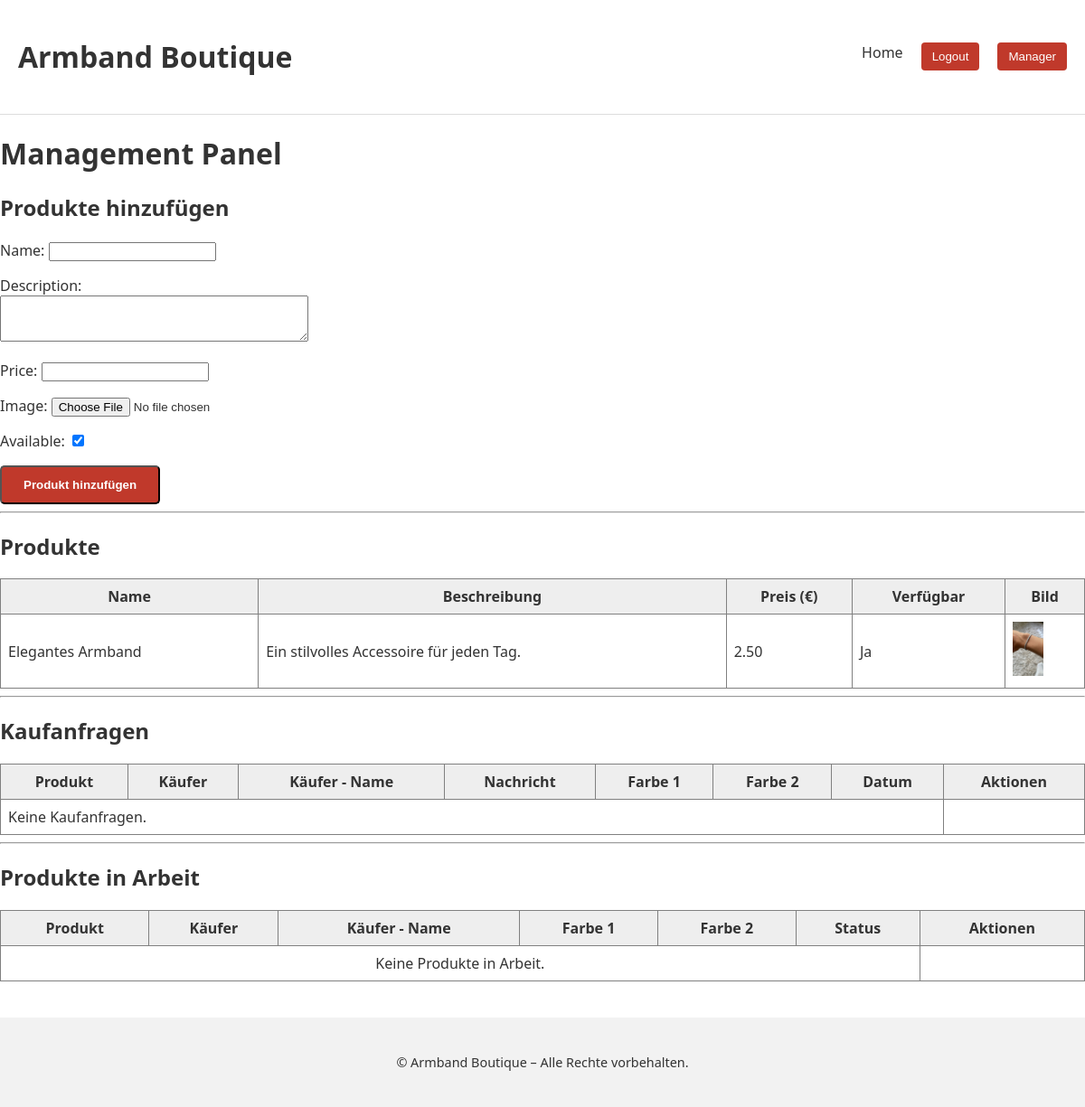
/manager/ (signed in), run on an earlier commit of the app's database.
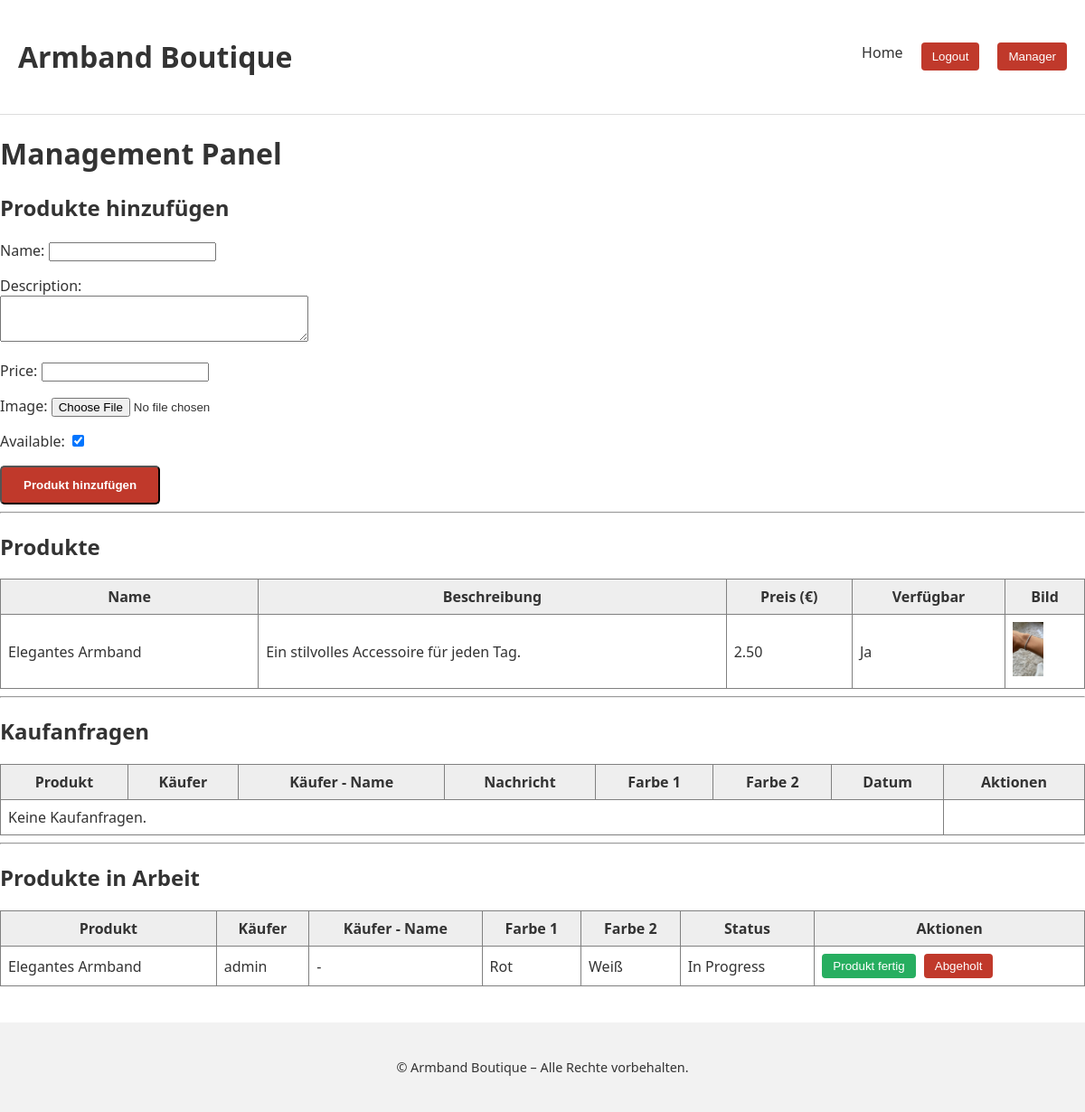
And on a later commit of the database.
### core/models.py (models this page shows, shortened)
class Product(models.Model):
    name = models.CharField(max_length=100)
    description = models.TextField(blank=True)
    price = models.DecimalField(max_digits=6, decimal_places=2)
    image = models.ImageField(upload_to='products/')
    available = models.BooleanField(default=True)

class ProductToMake(models.Model):
    product = models.ForeignKey(Product, on_delete=models.CASCADE)
    buyer = models.ForeignKey(User, on_delete=models.CASCADE)
    color1 = models.CharField(max_length=50)
    color2 = models.CharField(max_length=50)
    status = models.CharField(max_length=20, choices=[
        ('in_progress', 'In Progress'),
        ('finished', 'Finished'),
    ], default='in_progress')
    created_at = models.DateTimeField(auto_now_add=True)

### core/views.py (the view)
# urls.py: path('manager/', manager_view, name='manager'),
@staff_member_required
def manager_view(request):
    products = Product.objects.all()
    purchase_requests = PurchaseRequest.objects.select_related('product', 'buyer').all()
    products_to_make = ProductToMake.objects.select_related('product', 'buyer').all().order_by('status', 'id')
    if request.method == "POST" and 'add_product' in request.POST:
        form = ProductForm(request.POST, request.FILES)
        if form.is_valid():
            form.save()
            return redirect('manager')
    else:
        form = ProductForm()
    context = {
        "products": products,
        "purchase_requests": purchase_requests,
        "products_to_make": products_to_make,
        "form": form,
    }
    return render(request, "manager.html", context)

### core/forms.py
class ProductForm(forms.ModelForm):
    class Meta:
        model = Product
        fields = ['name', 'description', 'price', 'image', 'available']
        widgets = {
            'name': forms.TextInput(attrs={'class': 'form-control'}),
            'description': forms.Textarea(attrs={'class': 'form-control', 'rows': 3}),
            'price': forms.NumberInput(attrs={'class': 'form-control', 'step': '0.01'}),
            'available': forms.CheckboxInput(attrs={'class': 'form-check-input'}),
        }

### core/templates/manager.html (shortened to what this page needs)
{% extends "base.html" %}
{% load static %}
{% block content %}
<h1>Management Panel</h1>
<h2>Produkte hinzufügen</h2>
<form method="post" enctype="multipart/form-data" style="max-width: 400px;">
  {{ form.as_p }}
  <button type="submit" name="add_product" class="btn btn-primary">Produkt hinzufügen</button>
</form>
<hr />
<h2>Produkte</h2>
<table border="1" cellpadding="8" cellspacing="0" style="width: 100%; border-collapse: collapse;">
  <thead>
    <tr style="background-color: #eee;">
      <th>Name</th>
      <th>Beschreibung</th>
      <th>Preis (€)</th>
      <th>Verfügbar</th>
      <th>Bild</th>
    </tr>
  </thead>
  <tbody>
    {% for product in products %}
    <tr>
      <td>{{ product.name }}</td>
      <td>{{ product.description|linebreaksbr }}</td>
      <td>{{ product.price }}</td>
      <td>{{ product.available|yesno:"Ja,Nein" }}</td>
      <td>
        {% if product.image %}
          <img src="{{ product.image.url }}" alt="{{ product.name }}" style="height: 60px;"/>
        {% else %}
          Kein Bild
        {% endif %}
      </td>
    </tr>
    {% empty %}
    <tr><td colspan="5">Keine Produkte gefunden.</td></tr>
    {% endfor %}
  </tbody>
</table>
<hr />
<h2>Kaufanfragen</h2>
<table border="1" cellpadding="8" cellspacing="0" style="width: 100%; border-collapse: collapse;">
  <thead>
    <tr style="background-color: #eee;">
      <th>Produkt</th>
      <th>Käufer</th>
      <th>Käufer - Name</th>
      <th>Nachricht</th>
      <th>Farbe 1</th>
      <th>Farbe 2</th>
      <th>Datum</th>
      <th>Aktionen</th>
    </tr>
  </thead>
  <tbody>
    {% for request in purchase_requests %}
    <tr>
      <td>{{ request.product.name }}</td>
      <td>{{ request.buyer.username }} ({{ request.buyer.email }})</td>
      <td>{{ request.buyer.first_name }} - {{request.buyer.last_name}}</td>
      <td>{{ request.message|default:"Keine Nachricht" }}</td>
      <td>{{ request.color1|default:"-" }}</td>
      <td>{{ request.color2|default:"-" }}</td>
      <td>{{ request.requested_at|date:"d.m.Y H:i" }}</td>
      <td>
        <a href="{% url 'accept_request' request.id %}" style="color: green; font-weight: bold;">Akzeptieren</a>
        |
        <a href="{% url 'reject_request' request.id %}" style="color: red; font-weight: bold;">Ablehnen</a>
      </td>
    </tr>
    {% empty %}
    <tr><td colspan="7">Keine Kaufanfragen.</td></tr>
    {% endfor %}
  </tbody>
</table>
<hr />
<h2>Produkte in Arbeit</h2>
<table border="1" cellpadding="8" cellspacing="0" style="width: 100%; border-collapse: collapse;">
  <thead>
    <tr style="background-color: #eee;">
      <th>Produkt</th>
      <th>Käufer</th>
      <th>Käufer - Name</th>
      <th>Farbe 1</th>
      <th>Farbe 2</th>
      <th>Status</th>
      <th>Aktionen</th>
    </tr>
  </thead>
  <tbody>
    {% for item in products_to_make %}
    <tr>
      <td>{{ item.product.name }}</td>
      <td>{{ item.buyer.username }}</td>
      <td>{{ request.buyer.first_name }} - {{request.buyer.last_name}}</td>
      <td>{{ item.color1 }}</td>
      <td>{{ item.color2 }}</td>
      <td>{{ item.get_status_display }}</td>
      <td>
        {% if item.status == 'in_progress' %}
        <form method="post" action="{% url 'product_finished' item.id %}" style="display:inline;">
          <button type="submit" style="background:#27ae60; color:white; border:none; padding:6px 12px; border-radius:4px; cursor:pointer;">
            Produkt fertig
          </button>
        </form>
        {% endif %}
        <form method="post" action="{% url 'product_picked_up' item.id %}" style="display:inline; margin-left:5px;">
          <button type="submit" style="background:#c0392b; color:white; border:none; padding:6px 12px; border-radius:4px; cursor:pointer;">
            Abgeholt
          </button>
        </form>
      </td>
    </tr>
    {% empty %}
    <tr>
      <td colspan="6" style="text-align:center;">Keine Produkte in Arbeit.</td>
    </tr>
    {% endfor %}
  </tbody>
</table>
{% endblock %}

What changed in the data, as far as the page shows it:
added ProductToMake: product.name "Elegantes Armband", buyer.username "admin", color1 "Rot", color2 "Weiß", status "In Progress", shows "Produkt fertig"
Also different on the page:
text no longer shown: "Keine Produkte in Arbeit."
